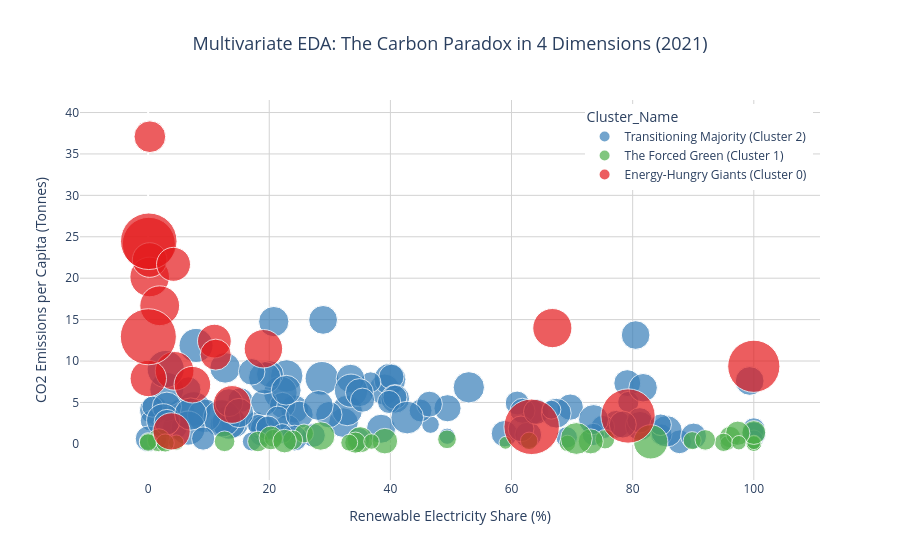

Notebook code for this chart:
### Markdown cell above
## 5.4 Multivariate Visualization: 4D Interactive Bubble Chart

To explore the multivariate relationships underlying the Carbon Paradox prior to formal formal modeling, an interactive four-dimensional bubble chart is constructed using Plotly. This visualization supersedes traditional two-dimensional scatter plots by simultaneously mapping renewable electricity share (x-axis), CO2 emissions per capita (y-axis), energy intensity (bubble size), and categorical cluster assignments (color). This methodology allows for an intuitive, granular inspection of individual country profiles through hover interactions, ensuring that complex non-linear dynamics are visually parsed before applying algorithmic classification.

### Code cell
import plotly.express as px

# Create an interactive 4D Bubble Chart for EDA
fig_bubble = px.scatter(
    df_clustering_2021,
    x='Renewable_Elec_Share',
    y='CO2_Per_Capita',
    size='Energy_Intensity',
    color='Cluster_Name',
    hover_name='Entity',
    color_discrete_map={
        'Energy-Hungry Giants (Cluster 0)': '#e41a1c',
        'The Forced Green (Cluster 1)': '#4daf4a',
        'Transitioning Majority (Cluster 2)': '#377eb8'
    },
    size_max=40,
    opacity=0.7,
    title="Multivariate EDA: The Carbon Paradox in 4 Dimensions (2021)",
    labels={
        'Renewable_Elec_Share': 'Renewable Electricity Share (%)',
        'CO2_Per_Capita': 'CO2 Emissions per Capita (Tonnes)'
    }
)

fig_bubble.update_layout(
    title=dict(font=dict(size=18), x=0.5),
    xaxis=dict(showgrid=True, gridcolor='lightgray'),
    yaxis=dict(showgrid=True, gridcolor='lightgray'),
    plot_bgcolor='white',
    legend=dict(yanchor="top", y=0.99, xanchor="right", x=0.99)
)

fig_bubble.show()

### Figure 1 — Plotly figure (JSON) as saved in the notebook; plotly's stock layout.template omitted (floating-point values rounded to 4 significant figures)
{"data": [{"hovertemplate": "<b>%{hovertext}</b><br><br>Cluster_Name=Transitioning Majority (Cluster 2)<br>Renewable Electricity Share (%)=%{x}<br>CO2 Emissions per Capita (Tonnes)=%{y}<br>Energy_Intensity=%{marker.size}<extra></extra>", "hovertext": ["Afghanistan", "Albania", "Algeria", "Argentina", "Armenia", "Australia", "Austria", "Azerbaijan", "Bangladesh", "Barbados", "Belarus", "Belgium", "Bolivia", "Bosnia and Herzegovina", "Botswana", "Brazil", "Bulgaria", "Cambodia", "Cape Verde", "Chile", "China", "Colombia", "Comoros", "Costa Rica", "Croatia", "Cuba", "Cyprus", "Czechia", "Denmark", "Dominica", "Dominican Republic", "Ecuador", "Egypt", "El Salvador", "Equatorial Guinea", "Estonia", "Finland", "France", "Gabon", "Georgia", "Germany", "Ghana", "Greece", "Guatemala", "Honduras", "Hong Kong", "Hungary", "India", "Indonesia", "Iraq", "Ireland", "Israel", "Italy", "Jamaica", "Japan", "Jordan", "Kyrgyzstan", "Laos", "Latvia", "Lebanon", "Lithuania", "Luxembourg", "Malaysia", "Malta", "Mauritius", "Mexico", "Moldova", "Montenegro", "Morocco", "Nepal", "Netherlands", "New Zealand", "Nicaragua", "North Macedonia", "Norway", "Pakistan", "Palestine", "Panama", "Paraguay", "Peru", "Philippines", "Poland", "Portugal", "Romania", "Saint Lucia", "Sao Tome and Principe", "Serbia", "Seychelles", "Singapore", "Slovakia", "Slovenia", "South Korea", "Spain", "Sri Lanka", "Sweden", "Switzerland", "Tajikistan", "Thailand", "Tunisia", "Turkey", "United Kingdom", "United States", "Uruguay", "Uzbekistan", "Vietnam", "World", "Yemen"], "legendgroup": "Transitioning Majority (Cluster 2)", "marker": {"color": "#377eb8", "opacity": 0.7, "size": [0.8399, 0.7311, 1.222, 1.167, 1.3, 1.226, 1.07, 1.179, 0.61, 1.761, 1.695, 1.554, 1.251, 1.439, 0.6284, 1.156, 1.657, 1.034, 0.7762, 1.09, 1.675, 0.8189, 0.9816, 0.5871, 1.022, 0.9212, 0.9202, 1.393, 0.6652, 1.095, 0.6548, 1.252, 0.7575, 0.6782, 1.378, 1.516, 1.447, 0.9972, 0.4619, 0.953, 0.9369, 0.7316, 1.214, 0.7346, 1.06, 0.6592, 1.041, 0.9738, 0.6609, 1.267, 0.6254, 0.9231, 0.8664, 1.655, 1.064, 1.053, 1.467, 1.328, 0.8572, 1.654, 0.8427, 1.215, 1.55, 2.069, 0.8663, 1.114, 1.724, 0.9267, 0.8725, 0.5299, 1.206, 1.201, 0.6792, 1.03, 1.219, 0.834, 0.9774, 1.084, 0.8396, 0.9844, 0.5784, 1.043, 0.9614, 0.7721, 1.643, 0.7991, 1.63, 1.157, 2.047, 1.32, 1.163, 1.714, 0.994, 0.3903, 1.316, 0.5293, 0.9938, 1.266, 0.9723, 0.8632, 0.7925, 1.359, 0.6874, 1.546, 1.585, 1.318, 0.5348], "sizemode": "area", "sizeref": 0.002956, "symbol": "circle"}, "mode": "markers", "name": "Transitioning Majority (Cluster 2)", "orientation": "v", "showlegend": true, "type": "scatter", "x": [87.74, 100.0, 0.9463, 24.19, 32.25, 28.89, 79.11, 5.47, 1.411, 7.547, 3.079, 22.89, 38.45, 39.0, 0.4016, 77.37, 21.83, 58.83, 18.6, 49.43, 28.69, 75.07, 0.0, 100.0, 69.69, 4.431, 15.23, 12.72, 79.28, 14.29, 17.78, 81.2, 12.1, 84.72, 32.87, 39.92, 52.95, 22.19, 46.62, 81.17, 40.17, 34.78, 40.8, 73.5, 62.76, 0.7178, 19.14, 19.01, 18.17, 3.096, 36.73, 6.658, 40.75, 13.33, 20.12, 22.99, 85.6, 73.54, 63.59, 9.284, 60.93, 80.49, 19.25, 12.16, 21.4, 24.98, 6.607, 61.8, 19.81, 100.0, 33.4, 81.72, 69.12, 29.84, 99.32, 27.3, 24.18, 78.36, 100.0, 61.57, 22.13, 17.09, 64.08, 44.98, 2.5, 9.091, 33.5, 13.33, 2.904, 22.79, 34.89, 7.914, 46.45, 49.37, 67.38, 66.59, 90.06, 15.01, 3.105, 35.4, 39.78, 20.74, 84.62, 7.027, 42.77, 28.1, 17.12], "xaxis": "x", "y": [0.2467, 1.803, 4.067, 4.197, 2.561, 14.97, 7.333, 3.742, 0.5877, 4.218, 6.579, 8.204, 1.823, 6.554, 2.783, 2.37, 6.16, 1.224, 1.142, 4.298, 7.911, 2.027, 0.609, 1.515, 4.434, 2.027, 5.276, 9.176, 5.055, 2.398, 2.64, 2.159, 2.405, 1.115, 4.03, 7.802, 6.825, 4.65, 2.333, 2.838, 8.101, 0.6321, 5.438, 1.136, 1.075, 4.494, 4.978, 1.892, 2.287, 4.484, 7.452, 6.592, 5.624, 2.577, 8.422, 1.915, 1.516, 2.93, 3.828, 3.406, 4.93, 13.13, 7.973, 3.073, 3.101, 3.501, 1.905, 3.993, 1.902, 0.5254, 7.89, 6.773, 0.7724, 3.521, 7.592, 1.017, 0.701, 2.335, 1.225, 1.808, 1.24, 8.693, 3.878, 4.026, 2.832, 0.6437, 6.42, 4.975, 9.033, 6.477, 6.187, 11.88, 4.793, 0.9173, 3.703, 4.123, 0.9415, 3.724, 2.617, 5.276, 5.059, 14.76, 2.305, 3.597, 3.176, 4.635, 0.2856], "yaxis": "y"}, {"hovertemplate": "<b>%{hovertext}</b><br><br>Cluster_Name=The Forced Green (Cluster 1)<br>Renewable Electricity Share (%)=%{x}<br>CO2 Emissions per Capita (Tonnes)=%{y}<br>Energy_Intensity=%{marker.size}<extra></extra>", "hovertext": ["Angola", "Benin", "Burkina Faso", "Burundi", "Cameroon", "Central African Republic", "Chad", "Congo", "Cote d'Ivoire", "Democratic Republic of Congo", "Djibouti", "Eswatini", "Ethiopia", "Gambia", "Guinea", "Guinea-Bissau", "Haiti", "Kenya", "Lesotho", "Liberia", "Madagascar", "Malawi", "Mali", "Mauritania", "Mozambique", "Myanmar", "Namibia", "Niger", "Nigeria", "Rwanda", "Senegal", "Sierra Leone", "Tanzania", "Togo", "Uganda", "Zambia", "Zimbabwe"], "legendgroup": "The Forced Green (Cluster 1)", "marker": {"color": "#4daf4a", "opacity": 0.7, "size": [0.5589, 0.7865, 0.6302, 0.3946, 0.4507, 0.3819, 0.3505, 0.5317, 0.5818, 0.3601, 1.012, 0.6811, 0.2838, 0.4597, 0.9256, 0.4541, 0.6316, 0.4816, 0.8433, 0.6624, 0.4227, 0.3167, 0.9668, 1.201, 1.737, 0.5177, 0.872, 0.4896, 0.4665, 0.2444, 0.8351, 0.4953, 0.3556, 0.821, 0.3099, 0.6238, 1.497], "sizemode": "area", "sizeref": 0.002956, "symbol": "circle"}, "mode": "markers", "name": "The Forced Green (Cluster 1)", "orientation": "v", "showlegend": true, "type": "scatter", "x": [75.43, 1.77, 18.13, 69.23, 62.9, 100.0, 4.651, 25.74, 23.88, 100.0, 35.0, 96.08, 100.0, 0.0, 73.08, 0.0, 12.62, 89.82, 100.0, 34.21, 33.2, 95.63, 39.09, 28.48, 82.98, 49.35, 97.35, 2.817, 20.66, 59.0, 20.27, 95.0, 36.88, 22.54, 97.53, 91.99, 70.71], "xaxis": "x", "y": [0.5565, 0.4328, 0.2877, 0.05952, 0.3616, 0.07167, 0.1498, 1.255, 0.4611, 0.04329, 0.4973, 0.8199, 0.1466, 0.2816, 0.2967, 0.1655, 0.3083, 0.3869, 1.369, 0.1488, 0.143, 0.08393, 0.3302, 0.9503, 0.2435, 0.5485, 1.284, 0.1056, 0.6762, 0.1272, 0.7154, 0.1833, 0.2814, 0.3302, 0.1357, 0.4769, 0.6471], "yaxis": "y"}, {"hovertemplate": "<b>%{hovertext}</b><br><br>Cluster_Name=Energy-Hungry Giants (Cluster 0)<br>Renewable Electricity Share (%)=%{x}<br>CO2 Emissions per Capita (Tonnes)=%{y}<br>Energy_Intensity=%{marker.size}<extra></extra>", "hovertext": ["Bahrain", "Canada", "Iceland", "Iran", "Kazakhstan", "Kuwait", "Libya", "Mongolia", "North Korea", "Oman", "Qatar", "Russia", "Saudi Arabia", "South Africa", "Syria", "Trinidad and Tobago", "Turkmenistan", "Ukraine", "United Arab Emirates", "Venezuela"], "legendgroup": "Energy-Hungry Giants (Cluster 0)", "marker": {"color": "#e41a1c", "opacity": 0.7, "size": [4.163, 2.267, 4.03, 2.213, 1.685, 2.318, 1.959, 1.426, 4.554, 2.343, 1.483, 2.187, 1.778, 1.982, 2.049, 4.729, 4.643, 2.109, 1.709, 4.357], "sizemode": "area", "sizeref": 0.002956, "symbol": "circle"}, "mode": "markers", "name": "Energy-Hungry Giants (Cluster 0)", "orientation": "v", "showlegend": true, "type": "scatter", "x": [0.118, 66.74, 100.0, 4.377, 10.94, 0.2599, 0.02874, 11.16, 63.32, 1.913, 0.2896, 19.03, 0.2545, 7.308, 3.869, 0.1079, 0.03521, 13.85, 4.193, 79.24], "xaxis": "x", "y": [24.15, 13.98, 9.367, 8.813, 12.4, 20.15, 7.892, 10.77, 2.057, 16.67, 37.08, 11.48, 22.2, 7.145, 1.503, 24.46, 12.93, 4.755, 21.67, 3.361], "yaxis": "y"}], "layout": {"legend": {"itemsizing": "constant", "title": {"text": "Cluster_Name"}, "tracegroupgap": 0, "x": 0.99, "xanchor": "right", "y": 0.99, "yanchor": "top"}, "plot_bgcolor": "white", "title": {"font": {"size": 18}, "text": "Multivariate EDA: The Carbon Paradox in 4 Dimensions (2021)", "x": 0.5}, "xaxis": {"anchor": "y", "domain": [0, 1], "gridcolor": "lightgray", "showgrid": true, "title": {"text": "Renewable Electricity Share (%)"}}, "yaxis": {"anchor": "x", "domain": [0, 1], "gridcolor": "lightgray", "showgrid": true, "title": {"text": "CO2 Emissions per Capita (Tonnes)"}}}}
